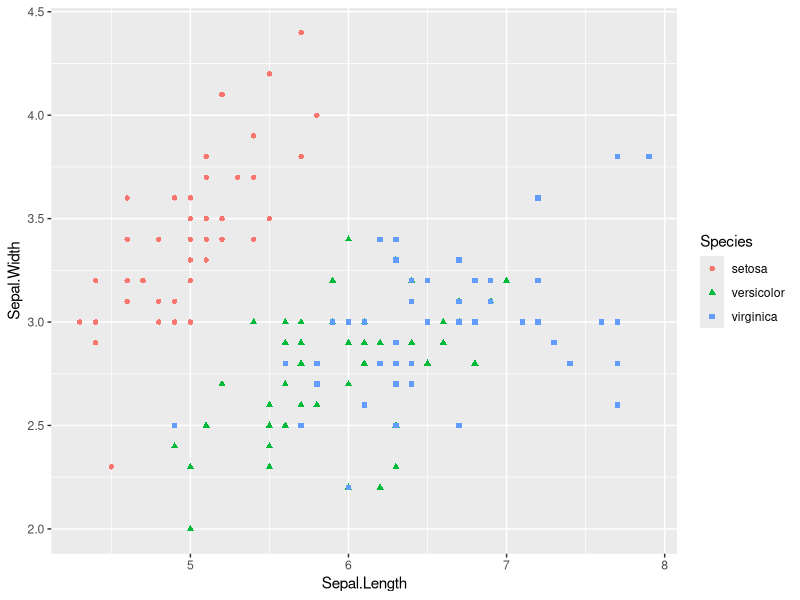
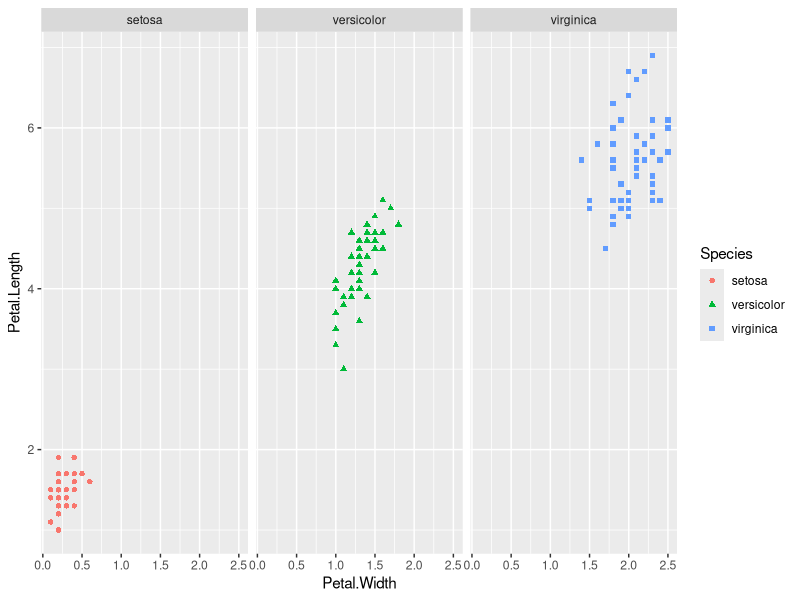
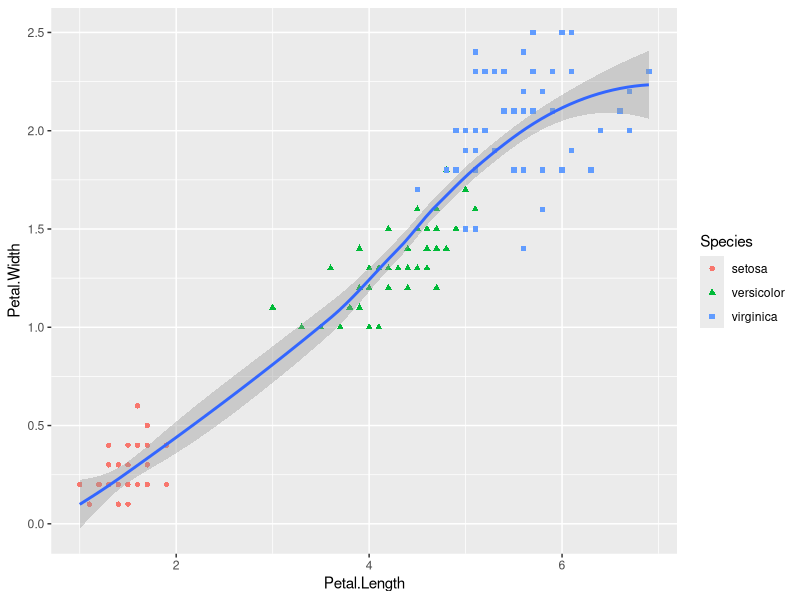
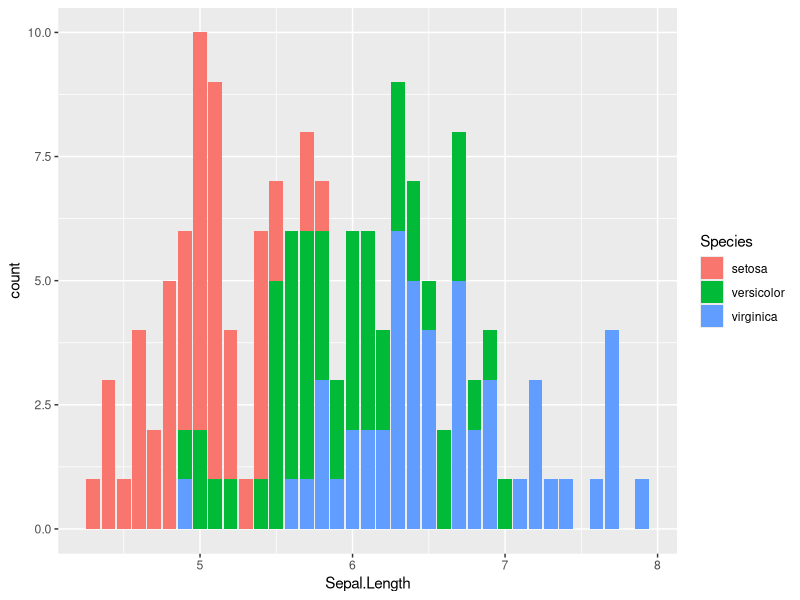

Recreate these plots in R, in order.
#task 3 Visualizations 

#load in packages
library(tidyverse)

#look at the data. we can see the frist 6 and last 6, there are 150 total samples
head(iris)
tail(iris)
str(iris)

#Now Lets make a graph
ggplot(data = iris) + 
  geom_point(mapping = aes(x = Sepal.Length, y = Sepal.Width, color = Species, shape = Species))

#Question.) what can we learn about the species when comparing sepal length and sepal width.
#Answer.) from the data displayed we can see that setosa species seems to have wider a wider sepal while versicolor and virginica have similar sepal length and widths. 

#Make a graph comparing petal length and petal width for each species 
ggplot(data = iris) + 
  geom_point(mapping = aes(x = Petal.Width, y = Petal.Length, color = Species, shape = Species))+
  facet_wrap(~ Species)
#QUestion.)WHat are the differences in the petals between the sepcies?
#Answer.) Setosa has relatively small petals, where as vesicolor have biger petals thans setosa and small petals than Virginica so they can be considered medium sized, Virginica has the largest petals out of all the species.


#Make a graph copareing the petals width and length and put a line of best fit on it.
ggplot(data = iris) + 
  geom_point(mapping = aes(x = Petal.Length, y = Petal.Width, color = Species, shape = Species))+
  geom_smooth(mapping = aes(x= Petal.Length, y = Petal.Width))
  
#What does that line of best fit tell us about the iris data?
#This tells us as we change specie left to righ we are getting bigger petals for the species. It is a gradual icrease, as Petal length increases so does Petal width.

#Creat a ar chart using the data
ggplot(data = iris, mapping = aes(x = Sepal.Length, fill = Species)) +
  geom_bar()
#What does this graph tell us about the data?
#This graph tells us the amount of Species that have the same sepal.Length.

